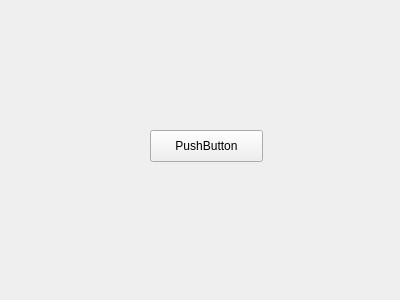
<?xml version="1.0" encoding="UTF-8"?>
<ui version="4.0">
 <class>Form</class>
 <widget class="QWidget" name="Form">
  <property name="geometry">
   <rect>
    <x>0</x>
    <y>0</y>
    <width>400</width>
    <height>300</height>
   </rect>
  </property>
  <property name="windowTitle">
   <string>Form</string>
  </property>
  <widget class="QPushButton" name="pushButton">
   <property name="geometry">
    <rect>
     <x>150</x>
     <y>130</y>
     <width>113</width>
     <height>32</height>
    </rect>
   </property>
   <property name="text">
    <string>PushButton</string>
   </property>
  </widget>
 </widget>
 <resources/>
 <connections/>
</ui>
